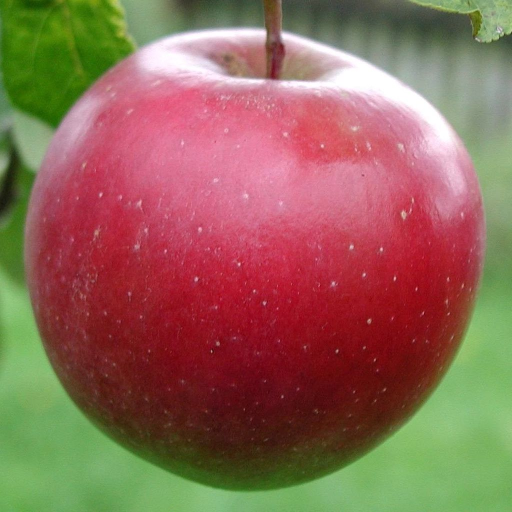
#> input picture openCV/openCV.py/image_processing/apple.jpg, 1024 x 1024 px (shown at 1/2 size)
$ python 16.imageBlending_pyramids.py
#> lines starting #> are read from the running program, lines starting #| are printed output that depends on the picture
import cv2 as cv
import numpy as np,sys
A = cv.imread('apple.jpg')
#> A is the input picture: shape (1024, 1024, 3); mean B, G, R 86.2, 103.1, 144.1
B = cv.imread('orange.jpg')
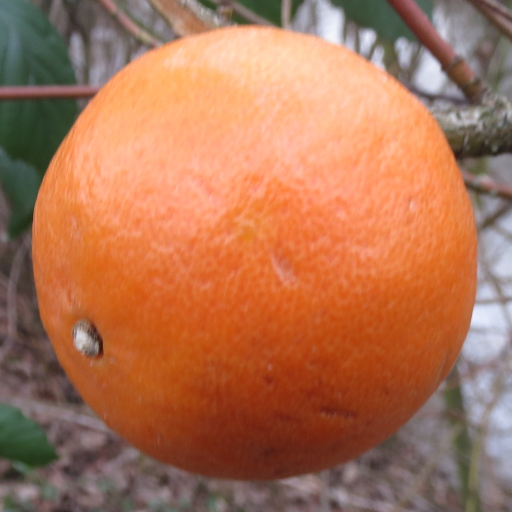
#> input picture openCV/openCV.py/image_processing/orange.jpg, 1024 x 1024 px (shown at 1/2 size)
#> B is the input picture: shape (1024, 1024, 3); mean B, G, R 84.9, 115.1, 173.5
assert A is not None, "file could not be read, check with os.path.exists()"
assert B is not None, "file could not be read, check with os.path.exists()"
# generate Gaussian pyramid for A
G = A.copy()
gpA = [G]
for i in range(6):
    G = cv.pyrDown(G)
    gpA.append(G)
#> after the loop, gpA = 7 items
# generate Gaussian pyramid for B
G = B.copy()
gpB = [G]
for i in range(6):
    G = cv.pyrDown(G)
    gpB.append(G)
#> this loop made 6 passes
#> pass 3, `G = cv.pyrDown(G)`:
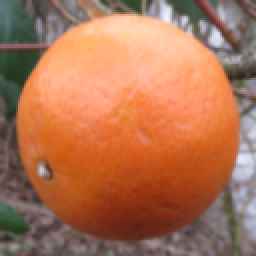
#> G: shape (128, 128, 3) (shown 2 times larger); mean B, G, R 84.7, 115, 173.3
#> after the loop, gpB = 7 items
# generate Laplacian Pyramid for A
lpA = [gpA[5]]
for i in range(5,0,-1):
    GE = cv.pyrUp(gpA[i])
    L = cv.subtract(gpA[i-1],GE)
    lpA.append(L)
#> after the loop, lpA = 6 items
# generate Laplacian Pyramid for B
lpB = [gpB[5]]
for i in range(5,0,-1):
    GE = cv.pyrUp(gpB[i])
    L = cv.subtract(gpB[i-1],GE)
    lpB.append(L)
#> this loop made 5 passes
#> pass 1, `GE = cv.pyrUp(gpB[i])`:
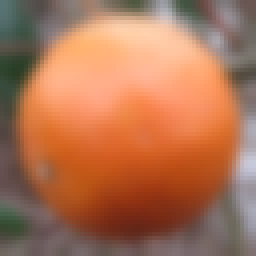
#> GE: shape (64, 64, 3) (shown 4 times larger); mean of channels 0, 1, 2 84.4, 114.8, 173.2; drawn as B, G, R
#> after the loop, lpB = 6 items
# Now add left and right halves of images in each level
LS = []
for la,lb in zip(lpA,lpB):
    rows,cols,dpt = la.shape
    ls = np.hstack((la[:,0:cols//2], lb[:,cols//2:]))
    LS.append(ls)
#> this loop made 6 passes
#> (rows, cols) on passes 1 to 6: (32, 32), (64, 64), (128, 128), (256, 256), (512, 512), (1024, 1024)
#> pass 1, `ls = np.hstack((la[:,0:cols//2], lb[:,cols//2:]))`:
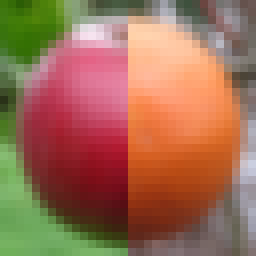
#> ls: shape (32, 32, 3) (shown 8 times larger); mean of channels 0, 1, 2 83.4, 108.9, 157.8; drawn as B, G, R
#> pass 2, `ls = np.hstack((la[:,0:cols//2], lb[:,cols//2:]))`:
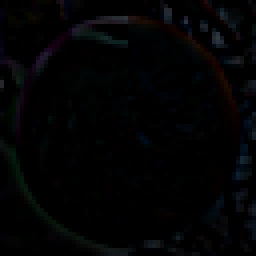
#> ls: shape (64, 64, 3) (shown 4 times larger); mean of channels 0, 1, 2 3.6, 2.9, 2.6; drawn as B, G, R
#> after the loop, LS = 6 items
# now reconstruct
ls_ = LS[0]
for i in range(1,6):
    ls_ = cv.pyrUp(ls_)
    ls_ = cv.add(ls_, LS[i])
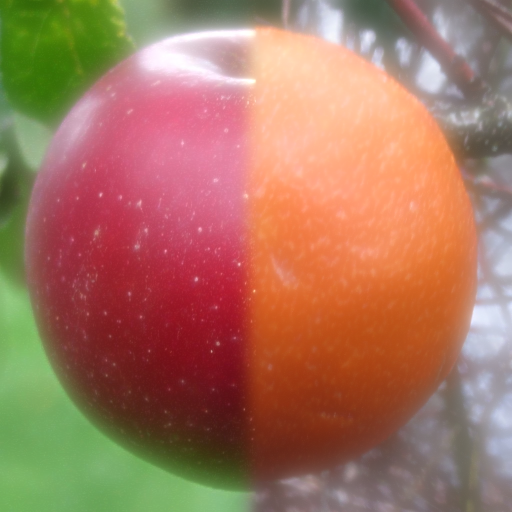
#> ls_: shape (1024, 1024, 3) (shown at 1/2 size); mean of channels 0, 1, 2 94.6, 117.3, 165.9; drawn as B, G, R
# image with direct connecting each half
real = np.hstack((A[:,:cols//2],B[:,cols//2:]))
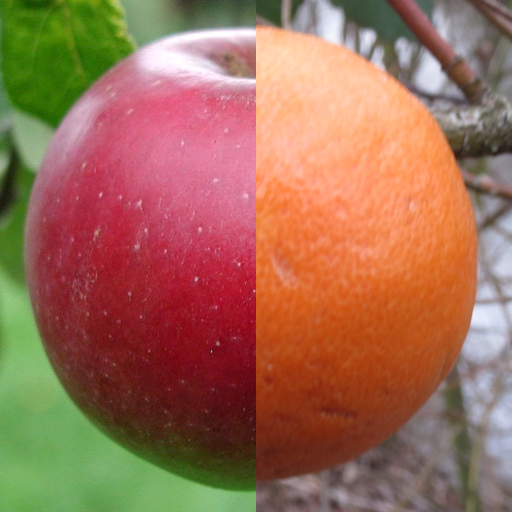
#> real: shape (1024, 1024, 3) (shown at 1/2 size); mean B, G, R 85.2, 108.8, 158.2
cv.imwrite('Pyramid_blending2.jpg',ls_)
cv.imwrite('Direct_blending.jpg',real)
